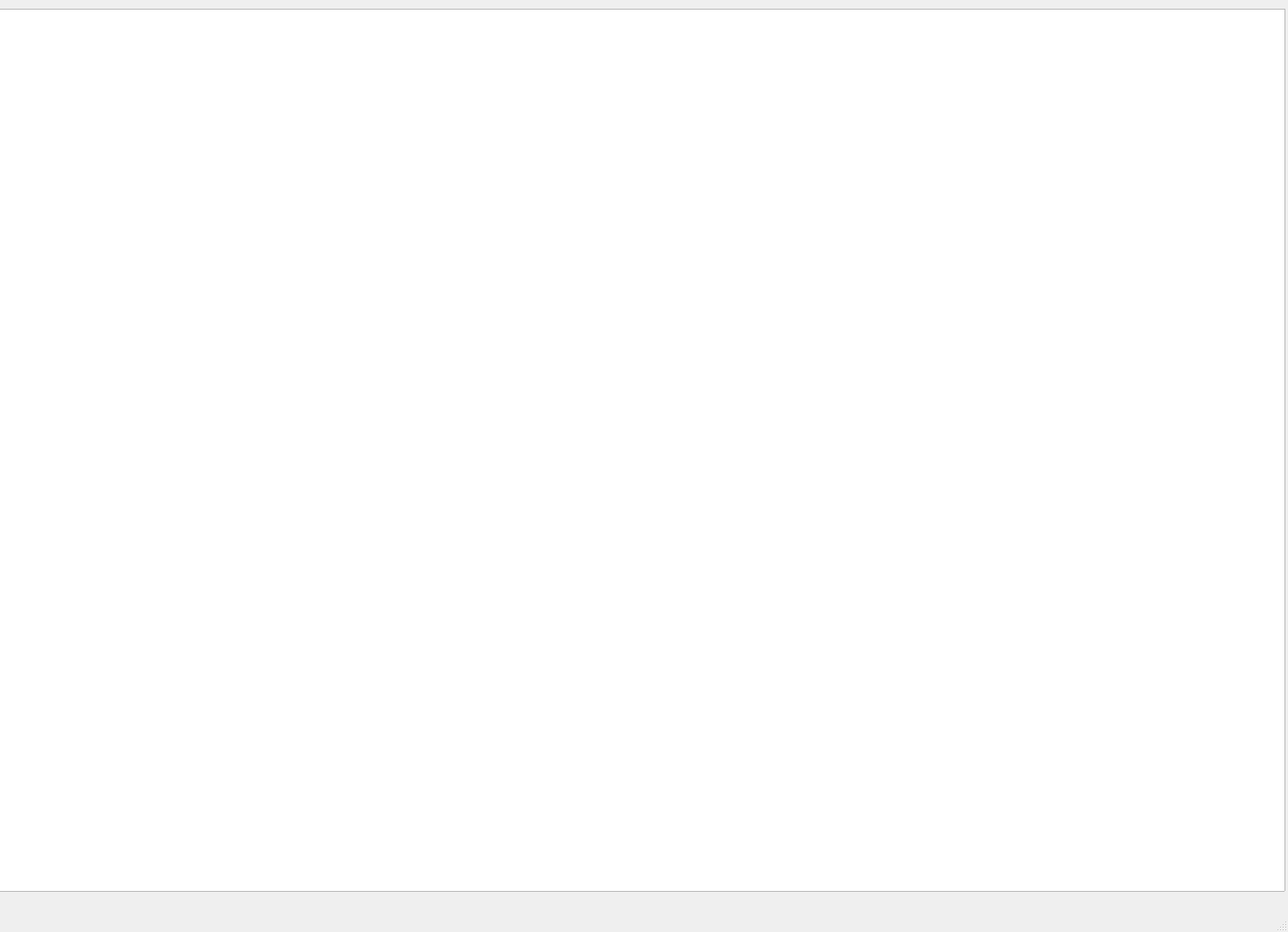
<?xml version="1.0" encoding="UTF-8"?>
<ui version="4.0">
 <class>MainWindow</class>
 <widget class="QMainWindow" name="MainWindow">
  <property name="geometry">
   <rect>
    <x>0</x>
    <y>0</y>
    <width>1474</width>
    <height>1067</height>
   </rect>
  </property>
  <property name="windowTitle">
   <string>MainWindow</string>
  </property>
  <widget class="QWidget" name="centralwidget">
   <widget class="QGraphicsView" name="graphicsView">
    <property name="geometry">
     <rect>
      <x>-10</x>
      <y>10</y>
      <width>1481</width>
      <height>1011</height>
     </rect>
    </property>
   </widget>
  </widget>
  <widget class="QMenuBar" name="menubar">
   <property name="geometry">
    <rect>
     <x>0</x>
     <y>0</y>
     <width>1474</width>
     <height>25</height>
    </rect>
   </property>
  </widget>
  <widget class="QStatusBar" name="statusbar"/>
 </widget>
 <resources/>
 <connections/>
</ui>
